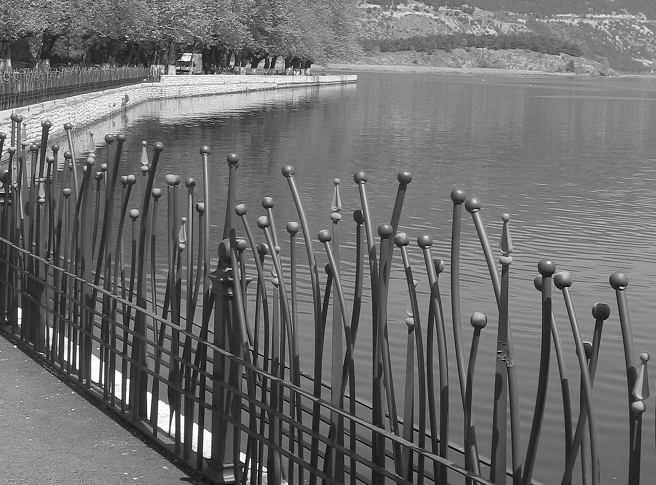
%> input picture 7200OT_Code file/Chap 02/my_image.bmp, 656 x 485 px
$ octave HisteqVsImadjust.m   (GNU Octave 9; MATLAB toolbox functions it lacks are replaced by stand-ins)
%> lines starting %> are read from the running program, lines starting %| are printed output that depends on the picture
img = imread('my_image.bmp');
%> img is the input picture: size 485x656 uint8; min 0, max 255, mean 109.7
img_eq = histeq(img);
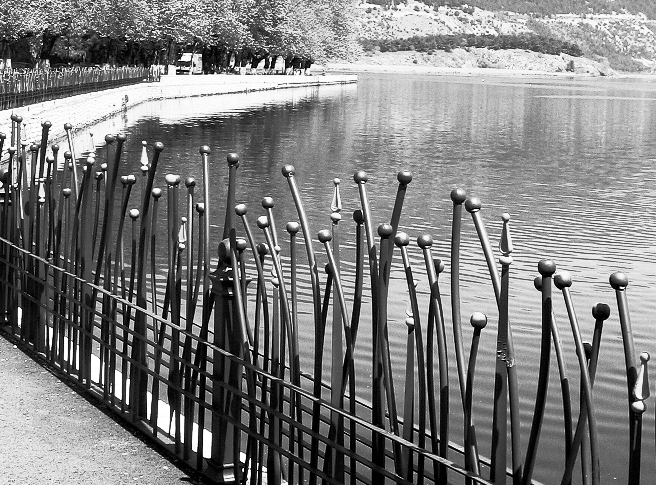
%> img_eq: size 485x656 uint8; min 0, max 255, mean 126.4
img_adj = imadjust(img);
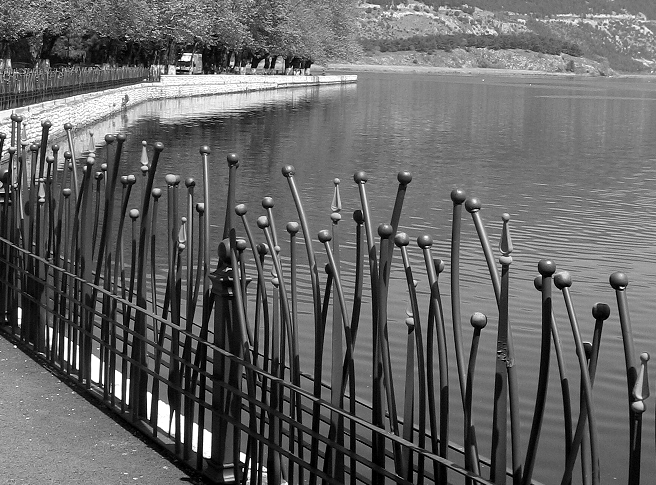
%> img_adj: size 485x656 uint8; min 0, max 255, mean 101.2
subplot(2,3,1),imshow(img),title('Original Image');
subplot(2,3,2),imshow(img_eq),title('Equalized Image');
subplot(2,3,3),imshow(img_adj),title('Adjusted Intensity Image');
subplot(2,3,4),imhist(img,64),title('Original Image Histogram');
subplot(2,3,5),imhist(img_eq,64),title('Equalized Image Histogram');
subplot(2,3,6),imhist(img_adj,64),title('Adjusted Image Histogram');
%> after `title('Adjusted Image Histogram')`:
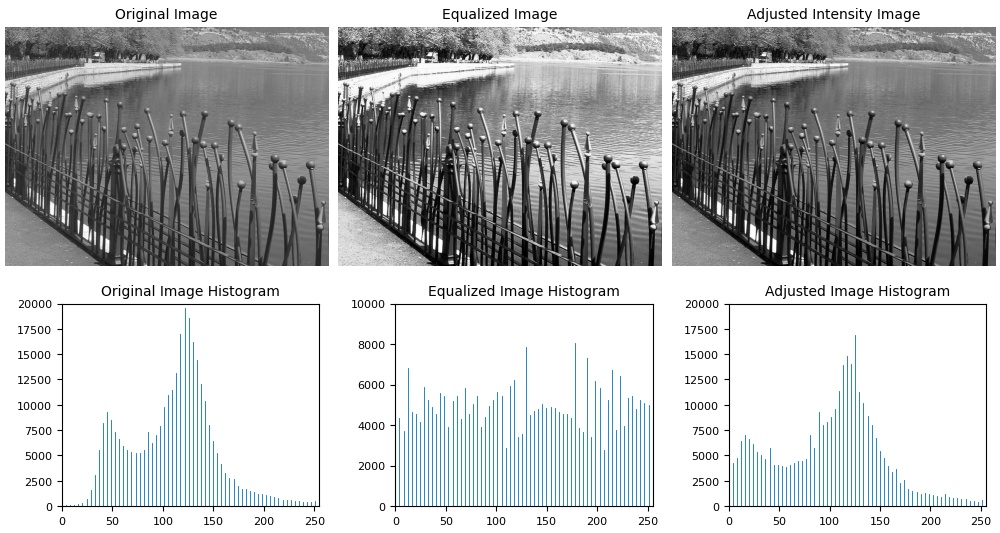
%> figure redrawn from the program's plot data, 6 panels

$ run again, with 7200OT_Code file/Chap 02/holiday_image2.bmp copied over 7200OT_Code file/Chap 02/my_image.bmp
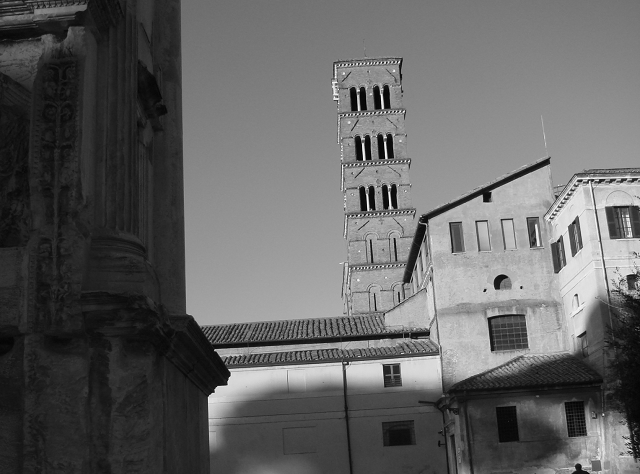
%> input picture 7200OT_Code file/Chap 02/holiday_image2.bmp, 640 x 474 px
%> img is the input picture: size 474x640 uint8; min 0, max 253, mean 98.4
%> `img_eq = histeq(img);`:
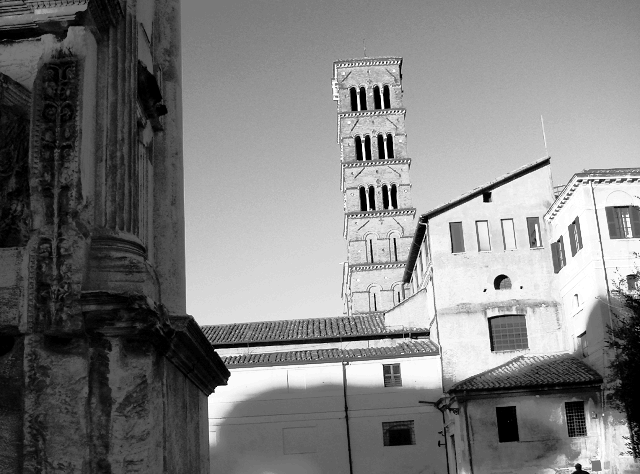
%> img_eq: size 474x640 uint8; min 0, max 255, mean 126.4
%> `img_adj = imadjust(img);`:
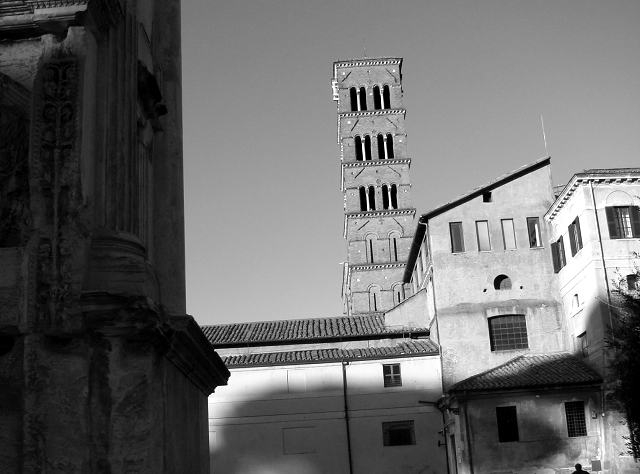
%> img_adj: size 474x640 uint8; min 0, max 255, mean 105.9

$ run again, with 7200OT_Code file/Chap 02/grandma.JPG saved as 7200OT_Code file/Chap 02/my_image.bmp
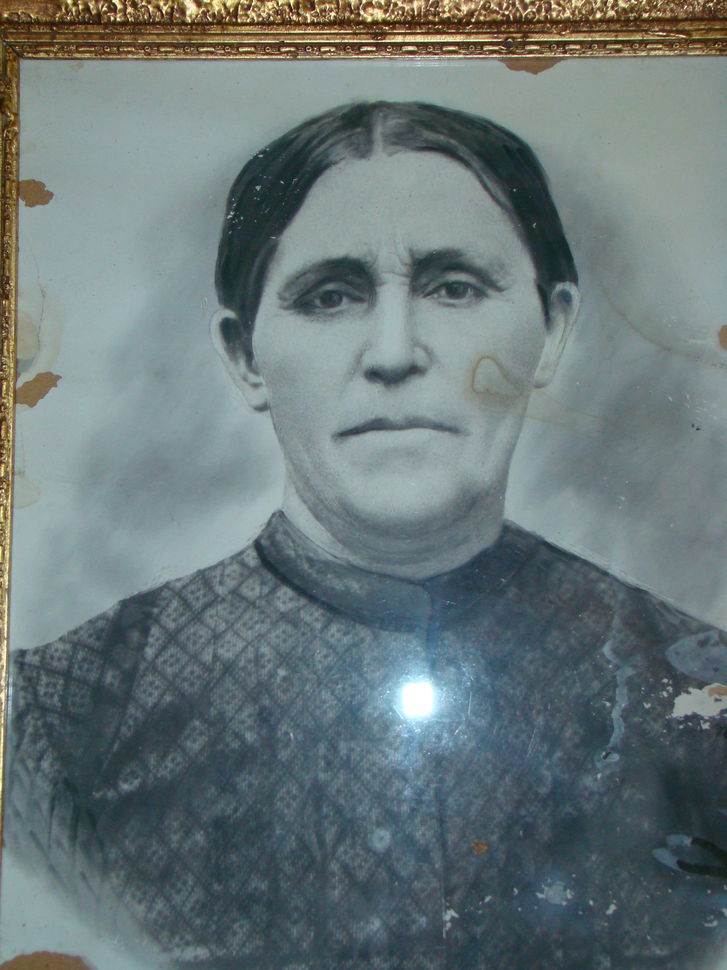
%> input picture 7200OT_Code file/Chap 02/grandma.JPG, 727 x 970 px, shrunk from 1536 x 2048 before the run
%> img is the input picture: size 970x727x3 uint8; mean R, G, B 105.3, 118.9, 119.9
%> `img_eq = histeq(img);`:
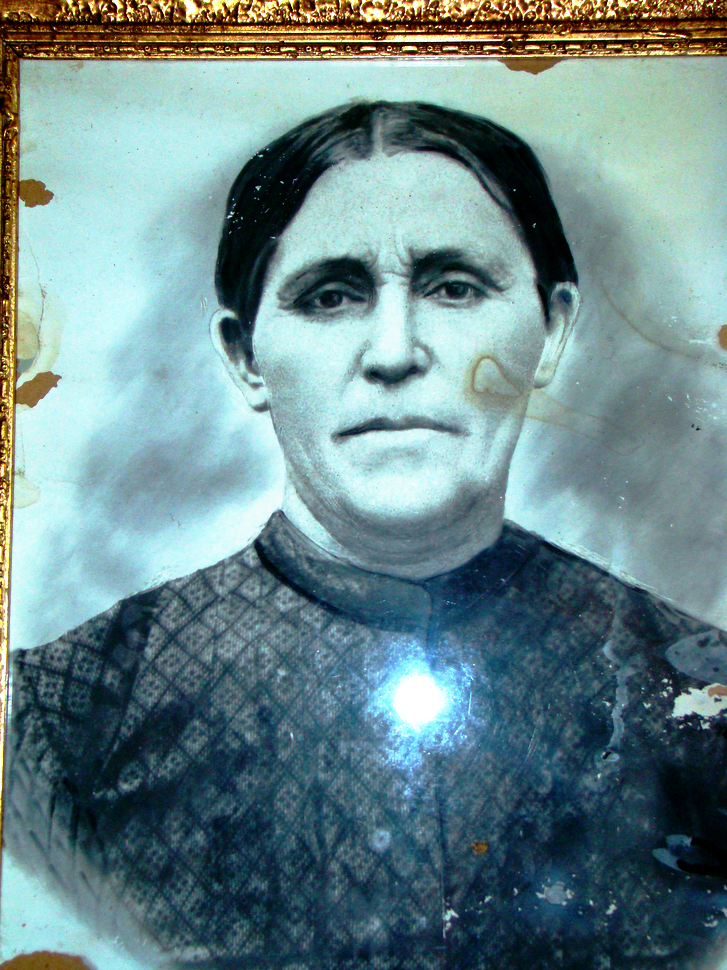
%> img_eq: size 970x727x3 uint8; mean R, G, B 106.7, 135.1, 137.5
%> `img_adj = imadjust(img);`:
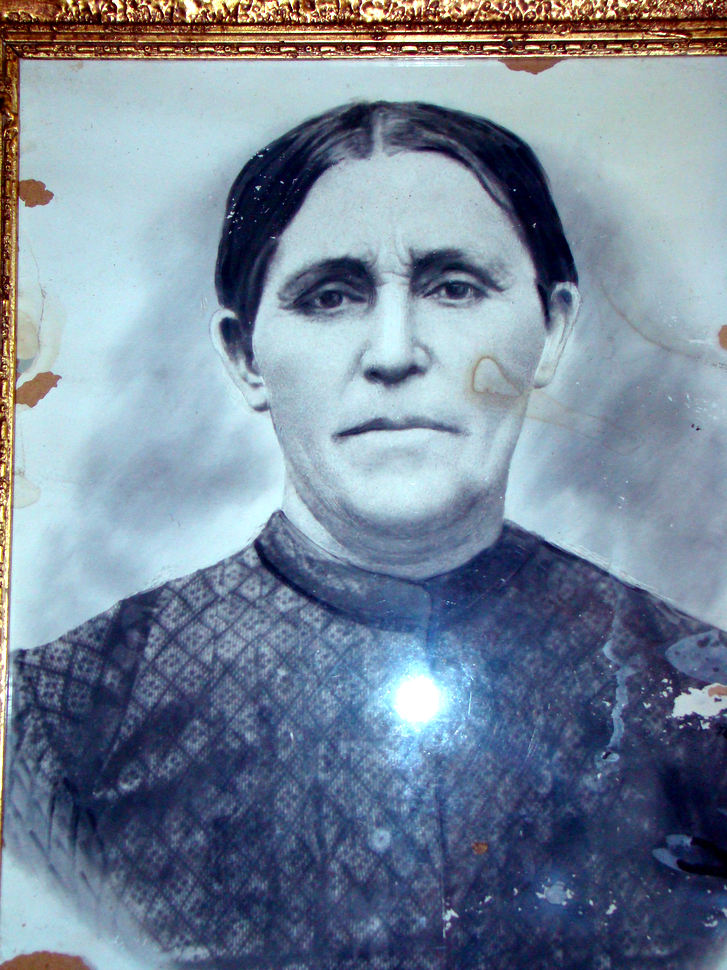
%> img_adj: size 970x727x3 uint8; mean R, G, B 118.9, 133.9, 152.5
